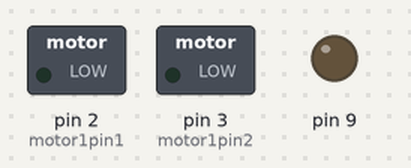
A sketch run on a simulated Arduino Uno, built with avr-gcc and run on an emulated ATmega328P. Parts: switched loads named in the sketch (green lamp = pin HIGH), output pins drawn as LEDs (lit = HIGH).

Above: at 0.1 s.
At 5.1 s:
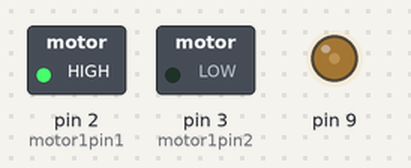
Timing chart, 0 to 6.6 s (numbered marks = the images above):
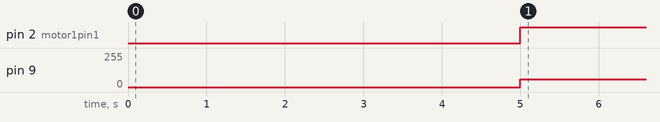

Measured:
- by itself, pin 2 (motor1pin1): LOW → HIGH at 5.0 s
- by itself, pin 9: 0/255 → 60/255 at 5.0 s

The sketch:

manipulation.ino
```cpp
int motor1pin1 = 2;
int motor1pin2 = 3;

void setup() {
  // put your setup code here, to run once:
  pinMode(motor1pin1, OUTPUT);
  pinMode(motor1pin2, OUTPUT);

  pinMode(9, OUTPUT);
}

void loop() {
  delay(5000);
  // put your main code here, to run repeatedly:
  analogWrite(9,60);

  digitalWrite(motor1pin1, HIGH); //la on leve
  digitalWrite(motor1pin2, LOW);
}
```
